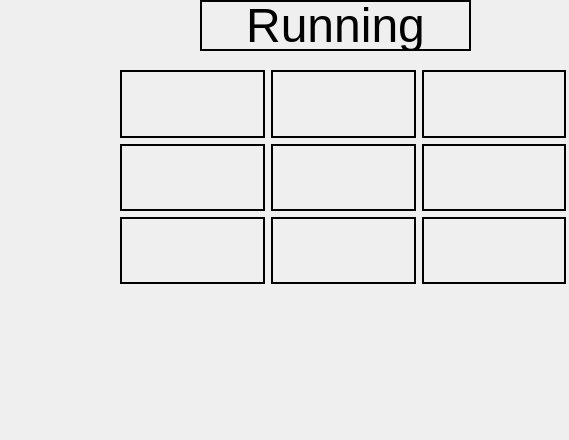
<?xml version="1.0" encoding="UTF-8"?>
<ui version="4.0">
 <class>GameWindow</class>
 <widget class="QWidget" name="GameWindow">
  <property name="geometry">
   <rect>
    <x>0</x>
    <y>0</y>
    <width>569</width>
    <height>440</height>
   </rect>
  </property>
  <property name="font">
   <font>
    <pointsize>20</pointsize>
   </font>
  </property>
  <property name="windowTitle">
   <string>Form</string>
  </property>
  <widget class="QWidget" name="gridLayoutWidget">
   <property name="geometry">
    <rect>
     <x>120</x>
     <y>70</y>
     <width>446</width>
     <height>214</height>
    </rect>
   </property>
   <layout class="QGridLayout" name="gridLayout">
    <item row="0" column="0">
     <widget class="QPushButton" name="slot1">
      <property name="font">
       <font>
        <pointsize>48</pointsize>
       </font>
      </property>
      <property name="styleSheet">
       <string notr="true">QPushButton {
    border-style: solid;
    border-width: 2px;
    border-color: black;
}</string>
      </property>
      <property name="text">
       <string/>
      </property>
     </widget>
    </item>
    <item row="1" column="0">
     <widget class="QPushButton" name="slot4">
      <property name="font">
       <font>
        <pointsize>48</pointsize>
       </font>
      </property>
      <property name="styleSheet">
       <string notr="true">QPushButton {
    border-style: solid;
    border-width: 2px;
    border-color: black;
}</string>
      </property>
      <property name="text">
       <string/>
      </property>
     </widget>
    </item>
    <item row="1" column="1">
     <widget class="QPushButton" name="slot5">
      <property name="font">
       <font>
        <pointsize>48</pointsize>
       </font>
      </property>
      <property name="styleSheet">
       <string notr="true">QPushButton {
    border-style: solid;
    border-width: 2px;
    border-color: black;
}</string>
      </property>
      <property name="text">
       <string/>
      </property>
     </widget>
    </item>
    <item row="2" column="0">
     <widget class="QPushButton" name="slot7">
      <property name="font">
       <font>
        <pointsize>48</pointsize>
       </font>
      </property>
      <property name="styleSheet">
       <string notr="true">QPushButton {
    border-style: solid;
    border-width: 2px;
    border-color: black;
}</string>
      </property>
      <property name="text">
       <string/>
      </property>
     </widget>
    </item>
    <item row="0" column="1">
     <widget class="QPushButton" name="slot2">
      <property name="font">
       <font>
        <pointsize>48</pointsize>
       </font>
      </property>
      <property name="styleSheet">
       <string notr="true">QPushButton {
    border-style: solid;
    border-width: 2px;
    border-color: black;
}</string>
      </property>
      <property name="text">
       <string/>
      </property>
      <property name="flat">
       <bool>false</bool>
      </property>
     </widget>
    </item>
    <item row="2" column="1">
     <widget class="QPushButton" name="slot8">
      <property name="font">
       <font>
        <pointsize>48</pointsize>
       </font>
      </property>
      <property name="styleSheet">
       <string notr="true">QPushButton {
    border-style: solid;
    border-width: 2px;
    border-color: black;
}</string>
      </property>
      <property name="text">
       <string/>
      </property>
     </widget>
    </item>
    <item row="0" column="2">
     <widget class="QPushButton" name="slot3">
      <property name="font">
       <font>
        <pointsize>48</pointsize>
       </font>
      </property>
      <property name="styleSheet">
       <string notr="true">QPushButton {
    border-style: solid;
    border-width: 2px;
    border-color: black;
}</string>
      </property>
      <property name="text">
       <string/>
      </property>
     </widget>
    </item>
    <item row="1" column="2">
     <widget class="QPushButton" name="slot6">
      <property name="font">
       <font>
        <pointsize>48</pointsize>
       </font>
      </property>
      <property name="styleSheet">
       <string notr="true">QPushButton {
    border-style: solid;
    border-width: 2px;
    border-color: black;
}</string>
      </property>
      <property name="text">
       <string/>
      </property>
     </widget>
    </item>
    <item row="2" column="2">
     <widget class="QPushButton" name="slot9">
      <property name="font">
       <font>
        <pointsize>48</pointsize>
       </font>
      </property>
      <property name="styleSheet">
       <string notr="true">QPushButton {
    border-style: solid;
    border-width: 2px;
    border-color: black;
}</string>
      </property>
      <property name="text">
       <string/>
      </property>
     </widget>
    </item>
   </layout>
  </widget>
  <widget class="QLabel" name="gameState_label">
   <property name="geometry">
    <rect>
     <x>200</x>
     <y>0</y>
     <width>271</width>
     <height>51</height>
    </rect>
   </property>
   <property name="font">
    <font>
     <pointsize>36</pointsize>
    </font>
   </property>
   <property name="frameShape">
    <enum>QFrame::WinPanel</enum>
   </property>
   <property name="text">
    <string>Running</string>
   </property>
   <property name="alignment">
    <set>Qt::AlignCenter</set>
   </property>
  </widget>
 </widget>
 <resources/>
 <connections/>
</ui>
